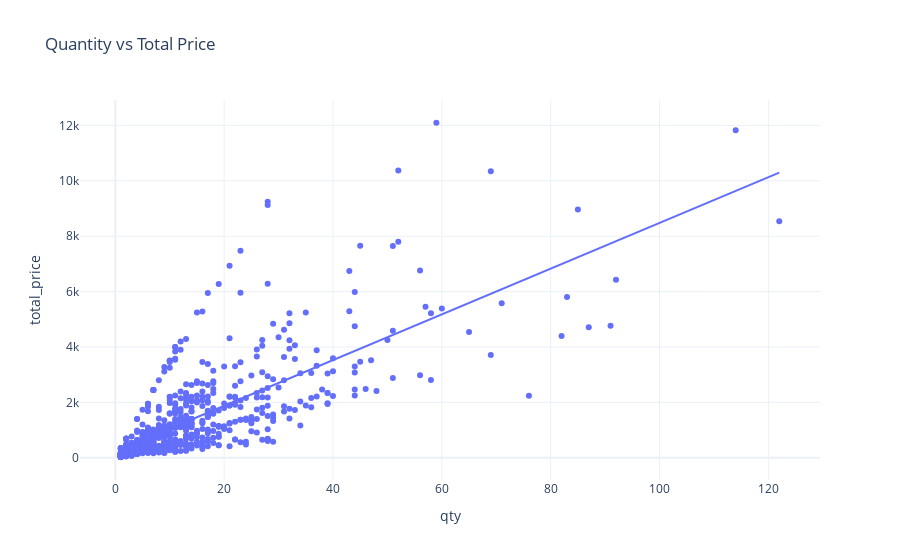

Notebook source saved alongside this figure:
### Code cell
fig = px.scatter(df,
                 x='qty',
                 y='total_price', trendline='ols',
                 title='Quantity vs Total Price')
fig.show()

### Figure 1 — Plotly figure (JSON) as saved in the notebook; plotly's stock layout.template omitted (floating-point values rounded to 4 significant figures; data arrays with more than 128 entries replaced by an {"elided": "..."} marker saying what was removed)
{"data": [{"hovertemplate": "qty=%{x}<br>total_price=%{y}<extra></extra>", "legendgroup": "", "marker": {"color": "#636efa", "symbol": "circle"}, "mode": "markers", "name": "", "orientation": "v", "showlegend": false, "type": "scatter", "x": {"elided": "676 int values"}, "xaxis": "x", "y": {"elided": "676 float values"}, "yaxis": "y"}, {"hovertemplate": "<b>OLS trendline</b><br>total_price = 82.5219 * qty + 226.507<br>R<sup>2</sup>=0.561908<br><br>qty=%{x}<br>total_price=%{y} <b>(trend)</b><extra></extra>", "legendgroup": "", "marker": {"color": "#636efa", "symbol": "circle"}, "mode": "lines", "name": "", "showlegend": false, "type": "scatter", "x": {"elided": "676 int values"}, "xaxis": "x", "y": {"elided": "676 float values"}, "yaxis": "y"}], "layout": {"legend": {"tracegroupgap": 0}, "title": {"text": "Quantity vs Total Price"}, "xaxis": {"anchor": "y", "domain": [0, 1], "title": {"text": "qty"}}, "yaxis": {"anchor": "x", "domain": [0, 1], "title": {"text": "total_price"}}}}
